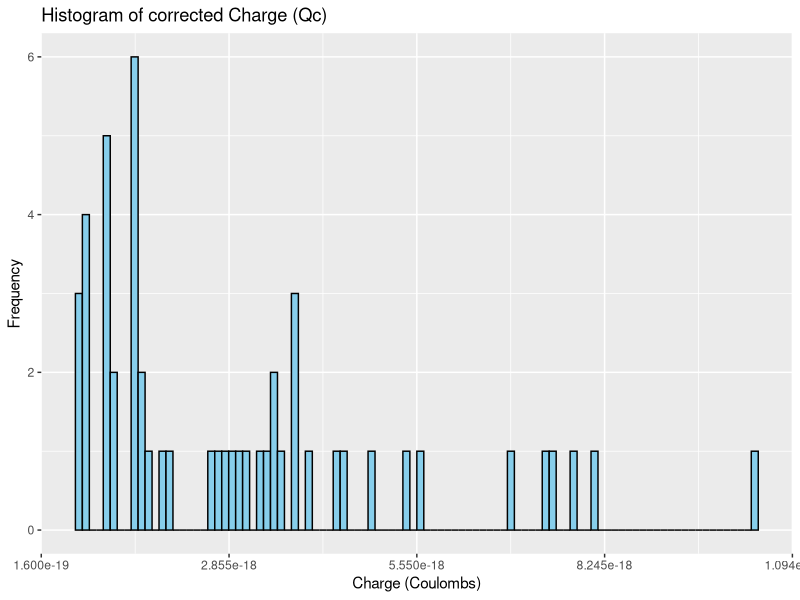
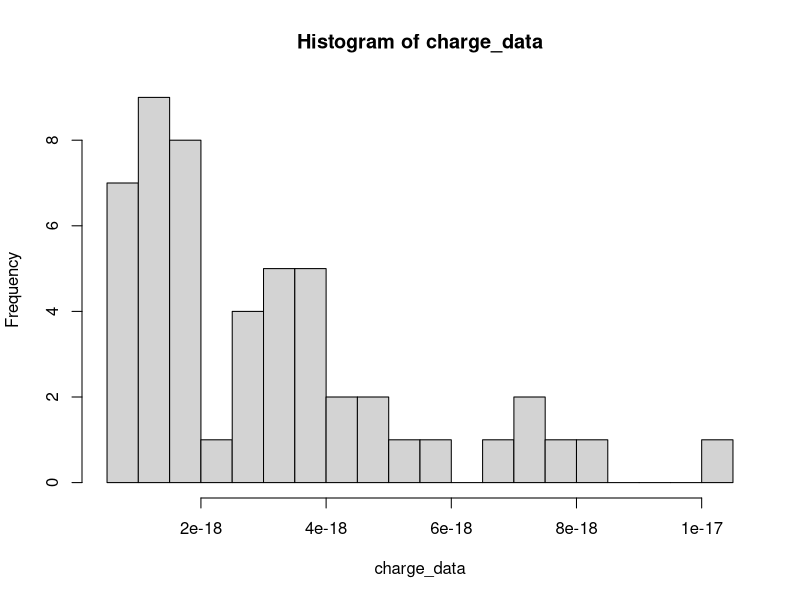
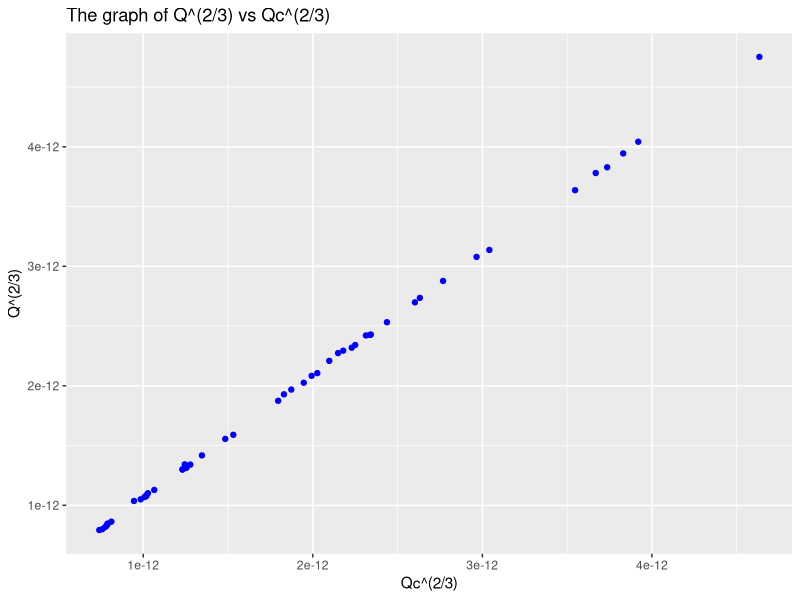
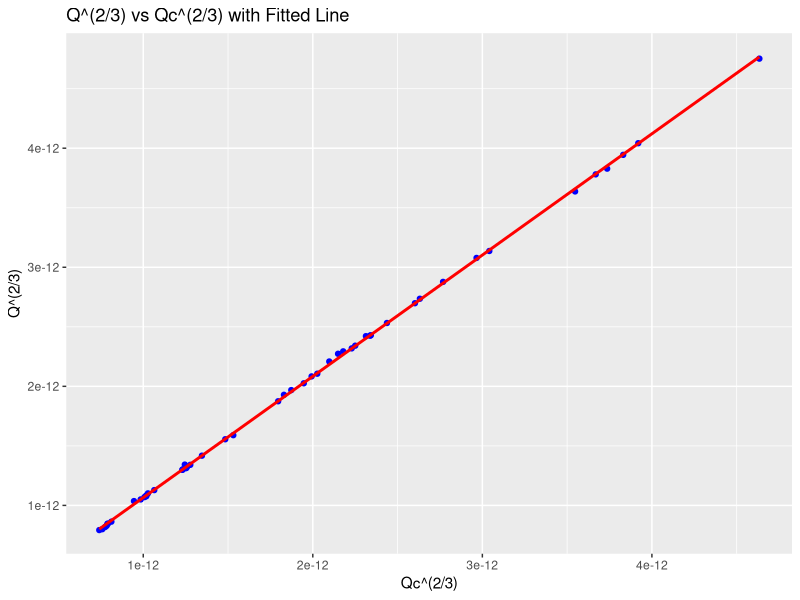

These charts were generated, in order, by the following R code:
install.packages("pracma")
library(pracma)
library(ggplot2)

#Load the CSV
data <- read.csv("charge_2.csv")

#Plot Histogram for Raw Charge (Q)
ggplot(data, aes(x =Q))+
  geom_histogram(binwidth = 1e-19, fill="skyblue",color = "black")+
  ggtitle("Histogram of corrected Charge (Qc)")+
  xlab("Charge (Coulombs)")+
  ylab("Frequency")

#Extract Q values
charge_data <- na.omit(data$Q)

#Create a histogram
hist_data <- hist(charge_data, breaks=20,plot = TRUE)

#Detect peaks
peaks <- findpeaks(hist_data$counts)

#Display the peak values
peak_values <- hist_data$mids[peaks[,2]]
print(peak_values)

#Find the smallest peak value
smallest_peak <- min(peak_values)
print(paste("The smallest distinct peak value is: ", smallest_peak))

#Fit the Linear model

data$Q_2_3 <- (data$Q)^(2/3)
data$Qc_2_3 <- (data$Qc)^(2/3)

#Scatter plot
ggplot(data, aes(x=Qc_2_3, y=Q_2_3))+
  geom_point(color ="blue")+
  ggtitle("The graph of Q^(2/3) vs Qc^(2/3)")+
  xlab("Qc^(2/3)")+
  ylab("Q^(2/3)")
#Fit a linear model
model <- lm(Q_2_3 ~ Qc_2_3, data = data)

#Add Regression line to the Plot

ggplot(data, aes(x = Qc_2_3, y = Q_2_3))+
  geom_point(color = "blue")+
  geom_smooth(method= "lm", se = FALSE, color ="red")+
  ggtitle("Q^(2/3) vs Qc^(2/3) with Fitted Line")+
  xlab("Qc^(2/3)")+
  ylab("Q^(2/3)")

print(summary(model))
